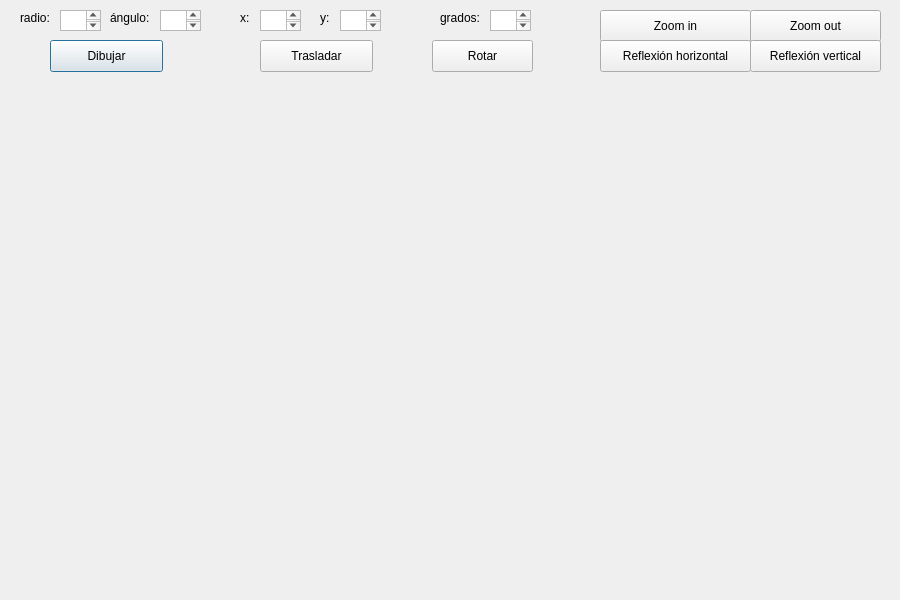
<?xml version="1.0" encoding="UTF-8"?>
<ui version="4.0">
 <class>Arc</class>
 <widget class="QDialog" name="Arc">
  <property name="geometry">
   <rect>
    <x>0</x>
    <y>0</y>
    <width>900</width>
    <height>600</height>
   </rect>
  </property>
  <property name="windowTitle">
   <string>Arc</string>
  </property>
  <widget class="QLabel" name="label">
   <property name="geometry">
    <rect>
     <x>20</x>
     <y>10</y>
     <width>41</width>
     <height>16</height>
    </rect>
   </property>
   <property name="text">
    <string>radio:</string>
   </property>
  </widget>
  <widget class="QLabel" name="label_2">
   <property name="geometry">
    <rect>
     <x>110</x>
     <y>10</y>
     <width>51</width>
     <height>16</height>
    </rect>
   </property>
   <property name="text">
    <string>ángulo:</string>
   </property>
  </widget>
  <widget class="QTextEdit" name="boxRadio">
   <property name="geometry">
    <rect>
     <x>60</x>
     <y>10</y>
     <width>41</width>
     <height>21</height>
    </rect>
   </property>
  </widget>
  <widget class="QTextEdit" name="boxAngulo">
   <property name="geometry">
    <rect>
     <x>160</x>
     <y>10</y>
     <width>41</width>
     <height>21</height>
    </rect>
   </property>
  </widget>
  <widget class="QPushButton" name="pushButton">
   <property name="enabled">
    <bool>true</bool>
   </property>
   <property name="geometry">
    <rect>
     <x>50</x>
     <y>40</y>
     <width>113</width>
     <height>32</height>
    </rect>
   </property>
   <property name="text">
    <string>Dibujar</string>
   </property>
  </widget>
  <widget class="QLabel" name="label_3">
   <property name="geometry">
    <rect>
     <x>240</x>
     <y>10</y>
     <width>41</width>
     <height>16</height>
    </rect>
   </property>
   <property name="text">
    <string>x:</string>
   </property>
  </widget>
  <widget class="QTextEdit" name="boxXinicio">
   <property name="geometry">
    <rect>
     <x>260</x>
     <y>10</y>
     <width>41</width>
     <height>21</height>
    </rect>
   </property>
  </widget>
  <widget class="QLabel" name="label_4">
   <property name="geometry">
    <rect>
     <x>320</x>
     <y>10</y>
     <width>51</width>
     <height>16</height>
    </rect>
   </property>
   <property name="text">
    <string>y:</string>
   </property>
  </widget>
  <widget class="QTextEdit" name="boxYinicio">
   <property name="geometry">
    <rect>
     <x>340</x>
     <y>10</y>
     <width>41</width>
     <height>21</height>
    </rect>
   </property>
  </widget>
  <widget class="QPushButton" name="pushButton_2">
   <property name="geometry">
    <rect>
     <x>260</x>
     <y>40</y>
     <width>113</width>
     <height>32</height>
    </rect>
   </property>
   <property name="text">
    <string>Trasladar</string>
   </property>
  </widget>
  <widget class="QPushButton" name="pushButton_3">
   <property name="geometry">
    <rect>
     <x>432</x>
     <y>40</y>
     <width>101</width>
     <height>32</height>
    </rect>
   </property>
   <property name="text">
    <string>Rotar</string>
   </property>
  </widget>
  <widget class="QPushButton" name="pushButton_4">
   <property name="geometry">
    <rect>
     <x>600</x>
     <y>10</y>
     <width>151</width>
     <height>32</height>
    </rect>
   </property>
   <property name="text">
    <string>Zoom in</string>
   </property>
  </widget>
  <widget class="QPushButton" name="pushButton_5">
   <property name="geometry">
    <rect>
     <x>750</x>
     <y>10</y>
     <width>131</width>
     <height>32</height>
    </rect>
   </property>
   <property name="text">
    <string>Zoom out</string>
   </property>
  </widget>
  <widget class="QPushButton" name="pushButton_6">
   <property name="geometry">
    <rect>
     <x>600</x>
     <y>40</y>
     <width>151</width>
     <height>32</height>
    </rect>
   </property>
   <property name="text">
    <string>Reflexión horizontal</string>
   </property>
  </widget>
  <widget class="QPushButton" name="pushButton_7">
   <property name="geometry">
    <rect>
     <x>750</x>
     <y>40</y>
     <width>131</width>
     <height>32</height>
    </rect>
   </property>
   <property name="text">
    <string>Reflexión vertical</string>
   </property>
  </widget>
  <widget class="QTextEdit" name="boxGrados">
   <property name="geometry">
    <rect>
     <x>490</x>
     <y>10</y>
     <width>41</width>
     <height>21</height>
    </rect>
   </property>
  </widget>
  <widget class="QLabel" name="label_5">
   <property name="geometry">
    <rect>
     <x>440</x>
     <y>10</y>
     <width>51</width>
     <height>16</height>
    </rect>
   </property>
   <property name="text">
    <string>grados:</string>
   </property>
  </widget>
 </widget>
 <resources/>
 <connections/>
</ui>
